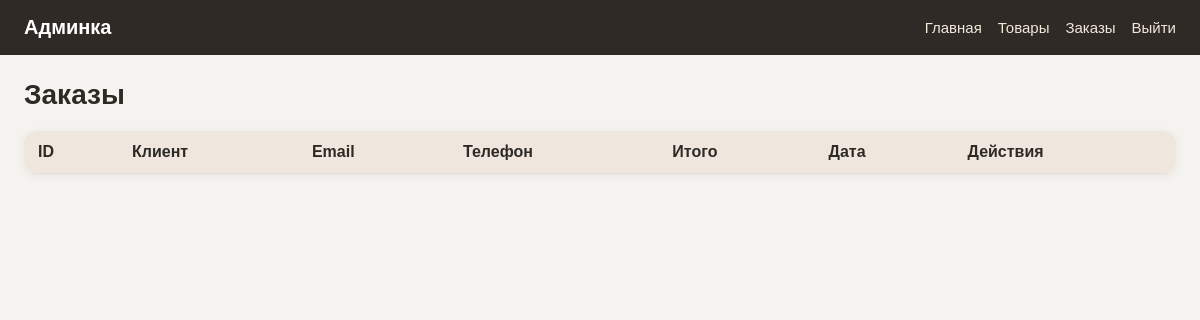
The page /admin/orders (signed in) on the database as committed earlier.
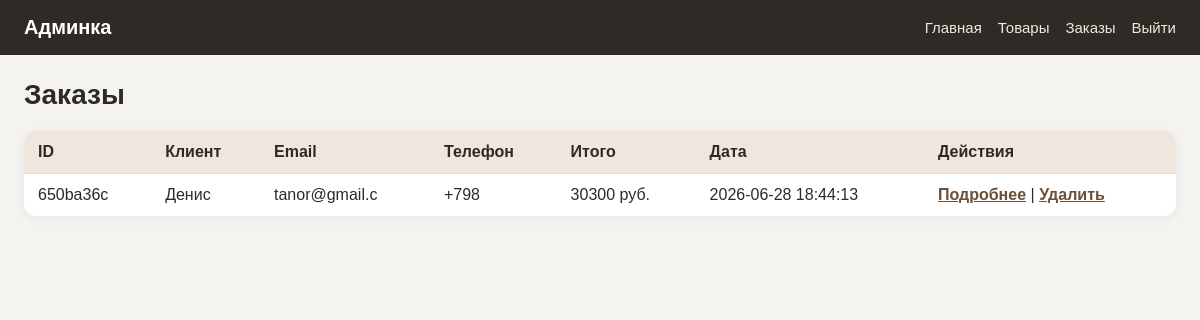
The same page on the database as committed later.
### tables this page shows
CREATE TABLE orders (
                 id TEXT PRIMARY KEY,
                 customer_name TEXT NOT NULL,
                 customer_email TEXT NOT NULL,
                 customer_phone TEXT,
                 customer_address TEXT,
                 items TEXT NOT NULL,
                 total INTEGER NOT NULL,
                 created_at TIMESTAMP DEFAULT CURRENT_TIMESTAMP
                 );

### routes/admin.py (the view)
@admin_bp.route("/admin/orders")
def admin_orders():
    orders = get_all_orders()
    return render_template("admin/orders.html", orders=orders)

### app.py (called while the page is built)
@app.context_processor
def inject_cart_count():
    cart = session.get("cart", {})
    return {"cart_count": sum(cart.values())}

### db.py (called while the page is built)
def get_db_connection():
    conn = sqlite3.connect("shop.db")
    conn.row_factory = sqlite3.Row
    return conn

def get_all_orders():
    conn = get_db_connection()
    rows = conn.execute("SELECT * FROM orders").fetchall()
    conn.close()
    orders = []
    for row in rows:
        order = dict(row)
        order['items'] = json.loads(order['items'])
        orders.append(order)
    return orders

### routes/admin.py (called while the page is built)
@admin_bp.before_request
def require_admin_login():
    allowed_endpoints = {
        'admin.login'
    }
    if request.endpoint in allowed_endpoints:
        return
    if session.get('is_admin'):
        return
    flash('Сначала войдите в админку', 'error')
    return redirect(url_for('admin.login'))

### templates/admin/orders.html
{% extends 'admin/base.html' %}
{% block content %}
<h1 class="admin-page-title">Заказы</h1>
<div class="admin-table-wrapper">
    <table class="admin-table">
        <tr>
            <th>ID</th>
            <th>Клиент</th>
            <th>Email</th>
            <th>Телефон</th>
            <th>Итого</th>
            <th>Дата</th>
            <th>Действия</th>
        </tr>
        {% for order in orders %}
        <tr>
            <td>{{ order.id[:8] }}</td>
            <td>{{ order.customer_name }}</td>
            <td>{{ order.customer_email }}</td>
            <td>{{ order.customer_phone if order.customer_phone else '—' }}</td>
            <td>{{ order.total }} руб.</td>
            <td>{{ order.created_at }}</td>
            <td>
                <a href="{{ url_for('admin.order_details', order_id=order.id) }}">Подробнее</a>
                |
                <a href="{{ url_for('admin.delete_order_route', order_id=order.id) }}"
                   onclick="return confirm('Удалить заказ?')">
                    Удалить
                </a>
            </td>
        </tr>
        {% endfor %}
    </table>
</div>
{% endblock %}

### templates/admin/base.html (shortened to what this page needs)
<!DOCTYPE html>
<html>
<head>
    <link rel="stylesheet" href="{{ url_for('static', filename='css/admin.css') }}">
</head>
<body class="admin-body">
    <header class="admin-header">
        <div class="admin-header-inner">
            <a href="{{ url_for('admin.admin') }}" class="admin-logo">Админка</a>
            <nav class="admin-nav">
                <a href="{{ url_for('admin.admin') }}">Главная</a>
                <a href="{{ url_for('admin.admin_products') }}">Товары</a>
                <a href="{{ url_for('admin.admin_orders') }}">Заказы</a>
                {% if session.get('is_admin') %}
                    <a href="{{url_for('admin.logout')}}">Выйти</a>
                {% endif %}
            </nav>
        </div>
    </header>
    <main class="admin-main">
        {% block content %}
        {% endblock %}
    </main>
</body>
</html>

### static/css/admin.css (style rules this page uses)
* { box-sizing: border-box; }
.admin-body { margin: 0; font-family: Arial, sans-serif; background: #f5f3ef; color: #2d2a26; }
.admin-header { background: #2f2a25; color: #fff; }
.admin-header-inner { max-width: 1200px; margin: 0 auto; padding: 16px 24px; display: flex; justify-content: space-between; align-items: center; }
.admin-logo { color: #fff; text-decoration: none; font-weight: 700; font-size: 20px; }
.admin-nav { display: flex; gap: 16px; }
.admin-nav a { color: #f2e8dc; text-decoration: none; font-size: 15px; }
.admin-main { max-width: 1200px; margin: 24px auto; padding: 0 24px; }
.admin-page-title { margin: 0 0 20px; font-size: 28px; }
.admin-table-wrapper { overflow-x: auto; background: #fff; border-radius: 12px; box-shadow: 0 2px 10px rgba(0,0,0,0.06); }
.admin-table { width: 100%; border-collapse: collapse; }
.admin-table th, .admin-table td { padding: 12px 14px; border-bottom: 1px solid #e5ded6; text-align: left; vertical-align: top; }
.admin-table th { background: #efe7dd; font-weight: 700; }
.admin-table tr:last-child td { border-bottom: none; }
.admin-table a { color: #6b4f36; font-weight: 600; }

Rows that differ between the two databases and show on the page:
added orders: id "650ba36c", customer_name "Денис", customer_email "tanor@gmail.c", customer_phone "+798", total "30300", created_at "2026-06-28 18:44:13"
